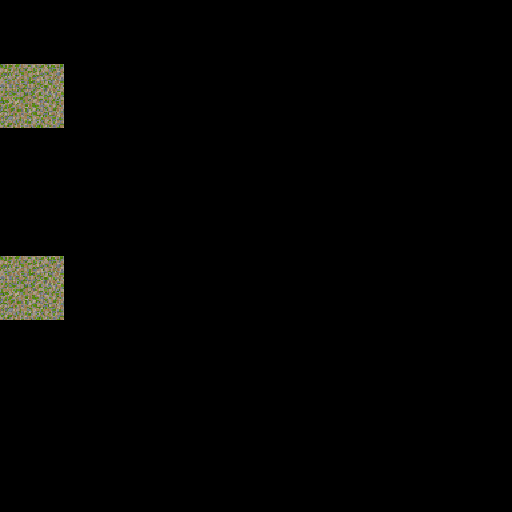

The image is a tile-based game level rendered from a .tmx file. Its description and complete source (layers, tilesets, objects, tile grids) follow:
An orthogonal 8x8 tile map with 64x64 px tiles, 8 tile layers (regions, input_Ground, output_Ground, output1_Ground, ...).

<map version="1.9" tiledversion="1.9.2" orientation="orthogonal" renderorder="right-down" width="8" height="8" tilewidth="64" tileheight="64" infinite="0" nextlayerid="19" nextobjectid="1">
 <tileset firstgid="1" source="../tilesets/Grass.tsx" />
 <layer id="1" name="regions" width="8" height="8">
  <data encoding="csv">
0,0,0,0,0,0,0,0,
15,0,0,0,0,0,0,0,
0,0,0,0,0,0,0,0,
0,0,0,0,0,0,0,0,
15,0,0,0,0,0,0,0,
0,0,0,0,0,0,0,0,
0,0,0,0,0,0,0,0,
0,0,0,0,0,0,0,0
</data>
 </layer>
 <layer id="2" name="input_Ground" width="8" height="8">
  <data encoding="csv">
0,0,0,0,0,0,0,0,
15,0,0,0,0,0,0,0,
0,0,0,0,0,0,0,0,
0,0,0,0,0,0,0,0,
15,0,0,0,0,0,0,0,
0,0,0,0,0,0,0,0,
0,0,0,0,0,0,0,0,
0,0,0,0,0,0,0,0
</data>
 </layer>
 <layer id="3" name="output_Ground" width="8" height="8">
  <data encoding="csv">
0,0,0,0,0,0,0,0,
10,0,0,0,0,0,0,0,
0,0,0,0,0,0,0,0,
0,0,0,0,0,0,0,0,
10,0,0,0,0,0,0,0,
0,0,0,0,0,0,0,0,
0,0,0,0,0,0,0,0,
0,0,0,0,0,0,0,0
</data>
 </layer>
 <layer id="14" name="output1_Ground" width="8" height="8">
  <data encoding="csv">
0,0,0,0,0,0,0,0,
11,0,0,0,0,0,0,0,
0,0,0,0,0,0,0,0,
0,0,0,0,0,0,0,0,
11,0,0,0,0,0,0,0,
0,0,0,0,0,0,0,0,
0,0,0,0,0,0,0,0,
0,0,0,0,0,0,0,0
</data>
 </layer>
 <layer id="15" name="output2_Ground" width="8" height="8">
  <data encoding="csv">
0,0,0,0,0,0,0,0,
12,0,0,0,0,0,0,0,
0,0,0,0,0,0,0,0,
0,0,0,0,0,0,0,0,
12,0,0,0,0,0,0,0,
0,0,0,0,0,0,0,0,
0,0,0,0,0,0,0,0,
0,0,0,0,0,0,0,0
</data>
 </layer>
 <layer id="16" name="output3_Ground" width="8" height="8">
  <data encoding="csv">
0,0,0,0,0,0,0,0,
3,0,0,0,0,0,0,0,
0,0,0,0,0,0,0,0,
0,0,0,0,0,0,0,0,
4,0,0,0,0,0,0,0,
0,0,0,0,0,0,0,0,
0,0,0,0,0,0,0,0,
0,0,0,0,0,0,0,0
</data>
 </layer>
 <layer id="17" name="output4_Ground" width="8" height="8">
  <data encoding="csv">
0,0,0,0,0,0,0,0,
4,0,0,0,0,0,0,0,
0,0,0,0,0,0,0,0,
0,0,0,0,0,0,0,0,
3,0,0,0,0,0,0,0,
0,0,0,0,0,0,0,0,
0,0,0,0,0,0,0,0,
0,0,0,0,0,0,0,0
</data>
 </layer>
 <layer id="18" name="output5_Ground" width="8" height="8">
  <data encoding="csv">
0,0,0,0,0,0,0,0,
14,0,0,0,0,0,0,0,
0,0,0,0,0,0,0,0,
0,0,0,0,0,0,0,0,
14,0,0,0,0,0,0,0,
0,0,0,0,0,0,0,0,
0,0,0,0,0,0,0,0,
0,0,0,0,0,0,0,0
</data>
 </layer>
</map>
